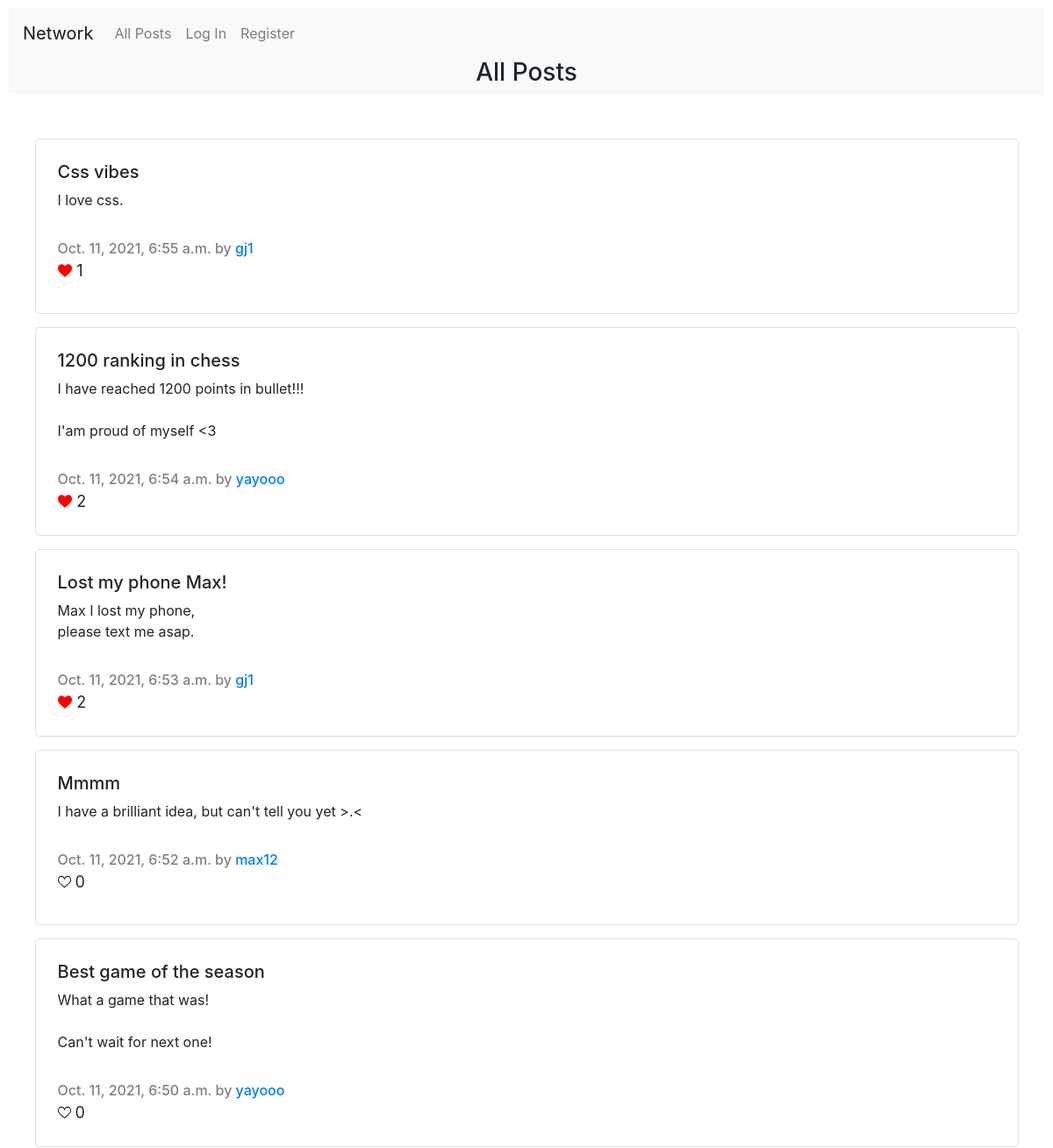
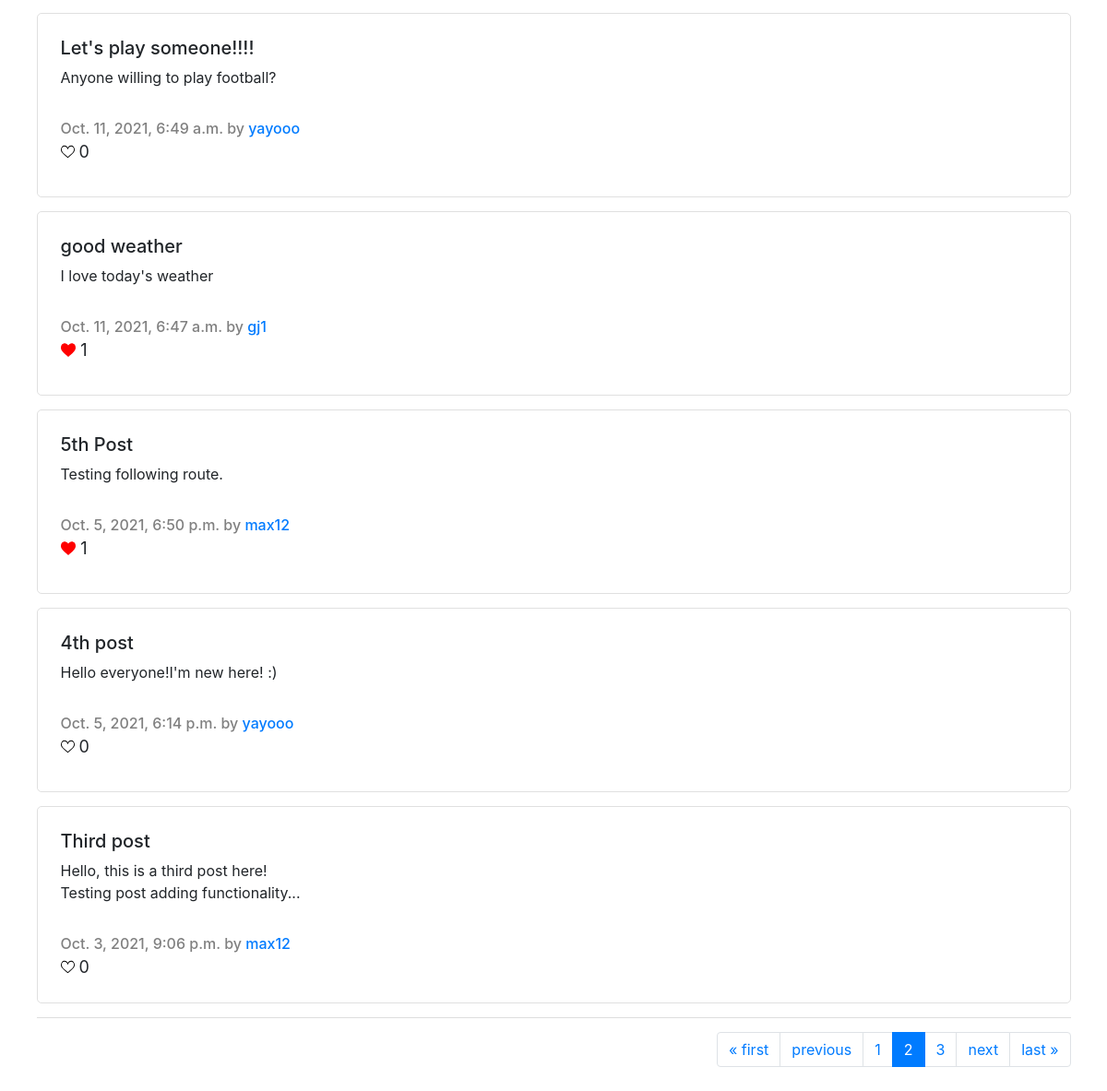
Screenshot of /?page=2 with the database file from the repository (2 pictures, top to bottom).
### network/models.py (models this page shows, shortened)
class Post(models.Model):
    creator =  models.ForeignKey(User, on_delete=models.CASCADE, related_name="post_creator")
    title = models.CharField(max_length=64)
    content = models.CharField(max_length=2500)
    creation_date = models.DateTimeField(auto_now_add=True)
    edit_date = models.DateTimeField(null=True, blank=True)
    likes = models.ManyToManyField(User, related_name="liked_posts", blank=True)

class User(AbstractUser):
    followings = models.ManyToManyField('User', related_name="user_followings", blank=True, symmetrical=False)
    followers = models.ManyToManyField('User', related_name="user_followers", blank=True, symmetrical=False)
    pass

### network/views.py (the view)
# urls.py: path("", views.index, name="index"),
def index(request):
    posts = Post.objects.all()
    liked_posts = []
    posts = posts.order_by('-creation_date')
    paginator = Paginator(posts, 10)
    page_number = request.GET.get('page')
    page_obj = paginator.get_page(page_number)
    try:
        liked_posts = Post.objects.filter(likes=request.user)
    except:
        print('No liked posts')
    return render(request, "network/index.html", {
        "title": "All Posts",
        "posts": posts,
        "index": 'True',
        "liked_posts": liked_posts,
        "postForm": NewPostForm(),
        "page_obj": page_obj,
        "range": range(page_obj.paginator.num_pages)
    })

### network/templates/network/index.html (shortened to what this page needs)
{% extends "network/layout.html" %}
{% load static %}
{% block body %}
    <div class="main_title_container">
        <h3>
            {{ title }}
        </h3>
    </div>
    <div class="content_container">
        {% for post in page_obj %}
            <div class="Post_container">
                <div class="Show_post_container">
                    <h5 class="post_title">
                        {{ post.title }}
                    </h5>
                    <p class="post_content">
                        {{ post.content|linebreaksbr }}
                    </p>
                    <p id="post_creation_date">
                        {{ post.creation_date }} by <a href="{% url 'user' post.creator %}">{{ post.creator }}</a>
                    </p>
                    {% if user.is_authenticated %}
                        <div class="likes_container unselectable"
                        {% if post in liked_posts %}
                            title="Unlike"
                        {% else %}
                            title="Like"
                        {% endif %}
                        >
                            {% if post in liked_posts %}
                                <img src="{% static "network/unlike.svg" %}" alt="unlike" class="heart_icon">
                            {% else %}
                                <img src="{% static "network/like.svg" %}" alt="like" class="heart_icon">
                            {% endif %}
                            <span id="likes_counter">
                                {{ post.likes.count }}
                            </span>
                        </div>
                    {% else %}
                        <div class="likes_container_disabled" title="Likes">
                            {% if post.likes.count > 0 %}
                                <img src="{% static "network/unlike.svg" %}" alt="likes" class="heart_icon_disabled">
                            {% else %}
                                <img src="{% static "network/like.svg" %}" alt="likes" class="heart_icon_disabled">
                            {% endif %}
                            <span id="likes_counter">
                                {{ post.likes.count }}
                            </span>
                        </div>
                    {% endif %}
                </div>
            </div>
        {% endfor %}
    </div>
    <div id="paginator">
        <ul class="pagination">
            {% if page_obj.has_previous %}
                <li class="page-item"><a class="page-link" href="?page=1">&laquo; first</a></li>
                <li class="page-item"><a class="page-link" href="?page={{ page_obj.previous_page_number }}">previous</a></li>
            {% endif %}
            {% for i in range %}
                <li
                {% if i|add:1 == page_obj.number %}
                    class="page-item active"
                {% else %}
                    class="page-item"
                {% endif %}
                ><a class="page-link" href="?page={{ i|add:1 }}">{{ i|add:1 }}</a></li>
            {% endfor %}
            {% if page_obj.has_next %}
                <li class="page-item"><a class="page-link" href="?page={{ page_obj.next_page_number }}">next</a></li>
                <li class="page-item"><a class="page-link" href="?page={{ page_obj.paginator.num_pages }}">last  &raquo;</a></li>
            {% endif %}
        </ul>
    </div>
{% endblock %}

### network/static/network/styles.css (style rules this page uses)
body { padding: 10px; margin: 0px; }
.main_title_container { display: flex; justify-content: center; align-items: center; background-color: #f8f9fa; width: 100%; }
.content_container { background: white; display: flex; flex-direction: column; justify-content: center; align-items: center; width: 100%; margin-bottom: 50px; padding: 50px 0px 50px 0px; }
.Post_container, .Post_container_1 { width: 95%; min-height: 200px; border-radius: 5px; margin-bottom: 15px; padding: 25px; }
.Post_container { border: 1px solid #e0e0e0; }
#post_creation_date { padding-top: 15px; margin-bottom: 0; color: gray; font-weight: 500; }
.likes_container, .likes_container_disabled { display: flex; justify-content: flex-start; align-items: center; width: fit-content; }
#likes_counter { font-size: 18px; margin-left: 5px; }
.heart_icon, .heart_icon_disabled, .follow_icon { height: 15px; }
#paginator { width: 95%; display: flex; justify-content: flex-end; margin-top: -100px; padding-top: 15px; border-top: 1px solid #dedede; }

### rows the page displays
Post: title "Css vibes", content "I love css.", creation_date "Oct. 11, 2021, 6:55 a.m.", creator "gj1", likes.count "1"
Post: title "1200 ranking in chess", content "I have reached 1200 points in bullet!!! I'am proud of myself <3", creation_date "Oct. 11, 2021, 6:54 a.m.", creator "yayooo", likes.count "2"
Post: title "Lost my phone Max!", content "Max I lost my phone, please text me asap.", creation_date "Oct. 11, 2021, 6:53 a.m.", creator "gj1", likes.count "2"
Post: title "Mmmm", content "I have a brilliant idea, but can't tell you yet >.<", creation_date "Oct. 11, 2021, 6:52 a.m.", creator "max12", likes.count "0"
Post: title "Best game of the season", content "What a game that was! Can't wait for next one!", creation_date "Oct. 11, 2021, 6:50 a.m.", creator "yayooo", likes.count "0"
Post: title "Let's play someone!!!!", content "Anyone willing to play football?", creation_date "Oct. 11, 2021, 6:49 a.m.", creator "yayooo", likes.count "0"
Post: title "good weather", content "I love today's weather", creation_date "Oct. 11, 2021, 6:47 a.m.", creator "gj1", likes.count "1"
Post: title "5th Post", content "Testing following route.", creation_date "Oct. 5, 2021, 6:50 p.m.", creator "max12", likes.count "1"
Post: title "4th post", content "Hello everyone!I'm new here! :)", creation_date "Oct. 5, 2021, 6:14 p.m.", creator "yayooo", likes.count "0"
Post: title "Third post", content "Hello, this is a third post here! Testing post adding functionality...", creation_date "Oct. 3, 2021, 9:06 p.m.", creator "max12", likes.count "0"

### other values shown
{{ title }} "All Posts"
{{ i|add:1 }} "1" "2" "3"
